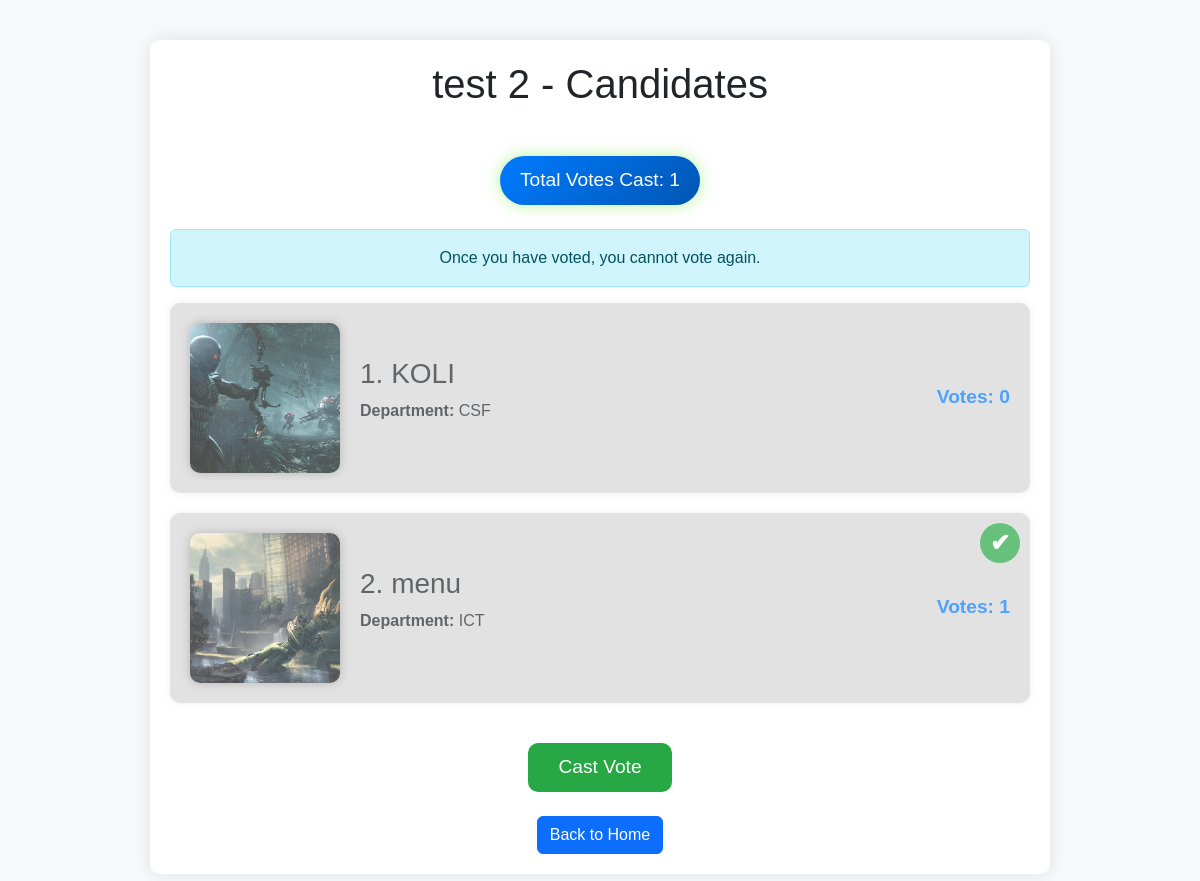
The page /8/vote/ (signed in) on the database its author committed.
### voting/models.py (models this page shows, shortened)
class ElectionTitle(models.Model):
    title = models.CharField(max_length=255, default='all')
    school = models.ForeignKey(School, on_delete=models.CASCADE)
    department = models.ForeignKey(Department, on_delete=models.CASCADE)
    start_time = models.DateTimeField(null=True, blank=True)  # Allow null values
    end_time = models.DateTimeField(null=True, blank=True)    # Allow null values

class Candidate(models.Model):
    election_title = models.ForeignKey(ElectionTitle, on_delete=models.CASCADE, related_name="candidates")
    name = models.CharField(max_length=200)
    department = models.ForeignKey(Department, on_delete=models.CASCADE, related_name="candidates", null=True, blank=True)
    agenda = models.TextField()
    image = models.ImageField(upload_to='candidates/', blank=True, null=True)
    blockchain_id = models.IntegerField(null=True, blank=True)  # New field for the blockchain ID

class Department(models.Model):
    name = models.CharField(max_length=255)
    school = models.ForeignKey(School, on_delete=models.CASCADE)
    def __str__(self):
        return self.name

### voting/views.py (the view, shortened to what this page needs)
# urls.py: path('<int:election_id>/vote/', views.vote, name='vote'),
@login_required
def vote(request, election_id):
    election = get_object_or_404(ElectionTitle, id=election_id)
    candidates = Candidate.objects.filter(election_title=election)
    vote_instance = Vote.objects.filter(user=request.user, election=election).first()
    has_voted = vote_instance is not None
    total_votes = Vote.objects.filter(election=election).count()
    for candidate in candidates:
        candidate.vote_count = Vote.objects.filter(candidate=candidate).count()
    voted_candidate_id = vote_instance.candidate.id if has_voted else None
    return render(request, 'voting/student/vote.html', {
        'title': election,
        'candidates': candidates,
        'has_voted': has_voted,
        'voted_candidate_id': voted_candidate_id,
        'total_votes': total_votes,
    })

### voting/templates/voting/student/vote.html (shortened to what this page needs)
<!DOCTYPE html>
<html lang="en">
<head>
    <link href="https://cdn.jsdelivr.net/npm/bootstrap@5.3.0/dist/css/bootstrap.min.css" rel="stylesheet">
</head>
<body>
    <div class="container">
        <h1 class="text-center mb-5">{{ title.title }} - Candidates</h1>
        <div class="text-center mb-4">
            <div class="vote-count">Total Votes Cast: {{ total_votes }}</div>
        </div>
        {% if has_voted %}
        <div class="alert alert-info text-center">
            Once you have voted, you cannot vote again.
        </div>
        {% endif %}
        {% for candidate in candidates %}
        <div class="candidate-card {% if has_voted %}disabled{% endif %}
             {% if has_voted and candidate.id == voted_candidate_id %}selected{% endif %}"
             {% if not has_voted %}onclick="selectCandidate(this, '{{ candidate.id }}')"{% endif %}>
            {% if candidate.image %}
                <img src="{{ candidate.image.url }}" alt="{{ candidate.name }}" class="candidate-image">
            {% else %}
                <div class="placeholder-img">No Image</div>
            {% endif %}
            <div class="candidate-details">
                <h3>{{ forloop.counter }}. {{ candidate.name }}</h3>
                <p><strong>Department:</strong> {{ candidate.department }}</p>
            </div>
            <div class="candidate-votes">Votes: {{ candidate.vote_set.count }}</div>
            <div class="tick-mark">✔</div>
        </div>
        {% empty %}
        <p class="text-center">No candidates available.</p>
        {% endfor %}
        <div class="text-center">
            <form method="post" action="" onsubmit="return confirmVote()">
                <button type="submit" class="btn-cast" id="castVoteBtn" {% if has_voted %}disabled{% endif %}>Cast Vote</button>
            </form>
        </div>
        <div class="text-center mt-4">
            <a href="{% url 'home' %}" class="btn btn-primary">Back to Home</a>
        </div>
    </div>
</body>
</html>

### voting/templates/voting/student/vote.html (style rules this page uses)
body { background-color: #f8f9fa; padding: 40px 0; font-family: Arial, sans-serif; }
.container { max-width: 900px; margin: auto; padding: 20px; background-color: #ffffff; box-shadow: 0 0 20px rgba(0, 0, 0, 0.1); border-radius: 10px; animation: fadeIn 0.8s ease-in-out; }
.candidate-card { display: flex; align-items: center; justify-content: space-between; padding: 20px; margin-bottom: 20px; background-color: #f1f1f1; border-radius: 10px; box-shadow: 0 0 10px rgba(0, 0, 0, 0.1); position: relative; cursor: pointer; transition: transform 0.3s ease-in-out; }
.candidate-card.disabled { pointer-events: none; background-color: #d6d6d6; opacity: 0.7; cursor: not-allowed; }
.candidate-image { width: 150px; height: 150px; object-fit: cover; border-radius: 10px; margin-right: 20px; box-shadow: 0 0 10px rgba(0, 0, 0, 0.3); }
.tick-mark { position: absolute; top: 10px; right: 10px; display: none; width: 40px; height: 40px; background-color: #28a745; color: white; border-radius: 50%; text-align: center; line-height: 40px; font-size: 1.5rem; font-weight: bold; }
.selected .tick-mark { display: block; }
.btn-cast { margin-top: 20px; padding: 10px 30px; font-size: 1.2rem; background-color: #28a745; color: white; border: none; border-radius: 10px; cursor: pointer; }
.vote-count { display: inline-block; padding: 10px 20px; background: linear-gradient(135deg, #007bff, #0056b3); color: white; border-radius: 50px; font-size: 1.2rem; box-shadow: 0 0 15px rgba(105, 233, 55, 0.5); animation: fadeIn 1s ease-in-out; }
.candidate-votes { font-size: 1.2rem; color: #007bff; font-weight: bold; margin-left: auto; }

### rows shown on the page
ElectionTitle: title "test 2"
Candidate: image (picture), name "KOLI", department "CSF", vote_set.count "0"
Candidate: image (picture), name "menu", department "ICT", vote_set.count "1"

### other values the page prints
{{ total_votes }} "1"
